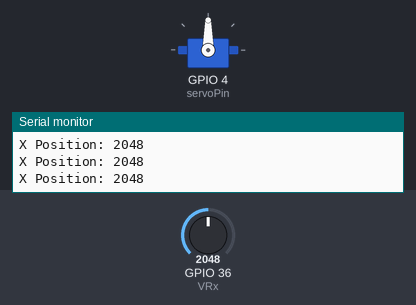
This program was run on a simulated ESP32. On the bench: servo, the last lines printed to the serial monitor. The inputs (shaded band) are chosen by the test bench; at power-on: GPIO 36 (VRx) = 2048.

Above: at 1.2 s.
1.3 s: GPIO 36 (VRx) set to 2866
At 2.4 s:
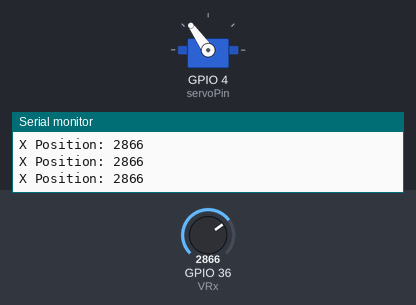
2.8 s: GPIO 36 (VRx) set to 3603
At 3.8 s:
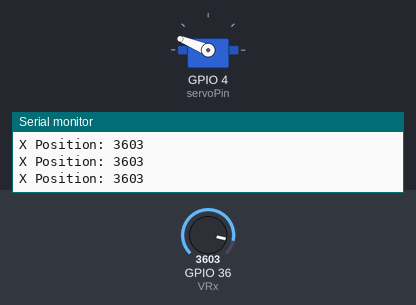
4.3 s: GPIO 36 (VRx) set to 4095
At 5.2 s:
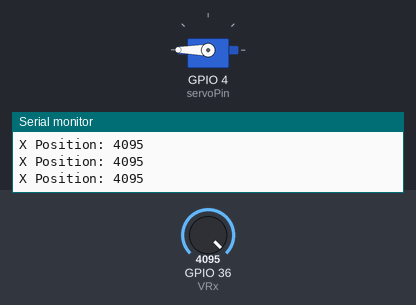
5.8 s: GPIO 36 (VRx) set to 1228
At 6.7 s:
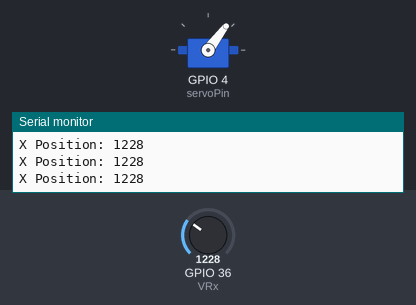
7.3 s: GPIO 36 (VRx) set to 491
At 8.0 s:
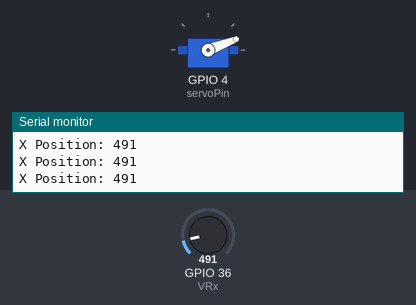
8.8 s: GPIO 36 (VRx) set to 0
At 9.4 s:
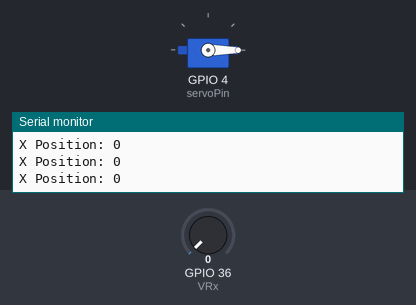
Timing chart, 0 to 11.3 s (numbered marks = the images above; inputs shaded):
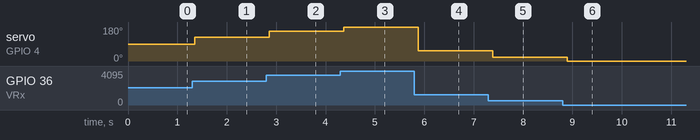

Measured:
- after the input at 1.3 s, servo on GPIO 4 (servoPin): 90° → 125° after 0.06 s
- after the input at 2.8 s, servo on GPIO 4 (servoPin): 125° → 158° after 0.06 s
- after the input at 4.3 s, servo on GPIO 4 (servoPin): 158° → 180° after 0.07 s
- after the input at 5.8 s, servo on GPIO 4 (servoPin): 180° → 53° after 0.08 s
- after the input at 7.3 s, servo on GPIO 4 (servoPin): 53° → 21° after 0.09 s
- after the input at 8.8 s, servo on GPIO 4 (servoPin): 21° → 0° after 0.09 s

The program:

main.cpp
```cpp
#include <Arduino.h>
#include <ESP32Servo.h>
const int VRx = 36;
int xPosition = 0;
const int servoPin = 4;
  Servo myServo;
void setup() {
myServo.attach(servoPin);
Serial.begin(115200);
pinMode(VRx, INPUT);
}

void loop() {
  xPosition = analogRead(VRx);
int servoAngle = map(xPosition, 0, 4095, 0, 180);

  Serial.print("X Position: ");
  Serial.println(xPosition);
  delay(50);
  myServo.write(servoAngle);


}
```
